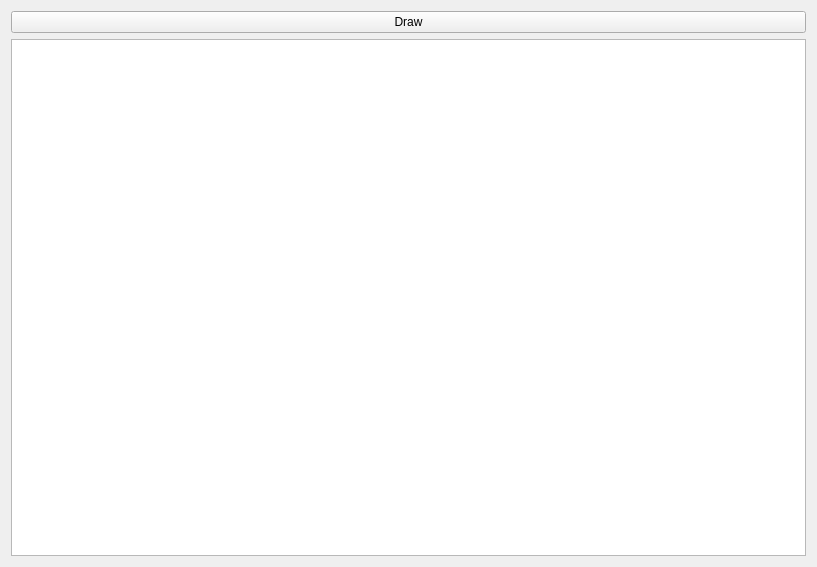
<?xml version="1.0" encoding="UTF-8"?>
<ui version="4.0">
 <class>MainWindow</class>
 <widget class="QMainWindow" name="MainWindow">
  <property name="geometry">
   <rect>
    <x>0</x>
    <y>0</y>
    <width>817</width>
    <height>567</height>
   </rect>
  </property>
  <property name="windowTitle">
   <string>QGV Sample</string>
  </property>
  <widget class="QWidget" name="centralWidget">
   <layout class="QVBoxLayout" name="verticalLayout">
    <item>
     <widget class="QPushButton" name="pushButton">
      <property name="text">
       <string>Draw</string>
      </property>
     </widget>
    </item>
    <item>
     <widget class="QGraphicsViewEc" name="graphicsView">
      <property name="renderHints">
       <set>QPainter::Antialiasing|QPainter::SmoothPixmapTransform|QPainter::TextAntialiasing</set>
      </property>
      <property name="dragMode">
       <enum>QGraphicsView::ScrollHandDrag</enum>
      </property>
     </widget>
    </item>
   </layout>
  </widget>
 </widget>
 <layoutdefault spacing="6" margin="11"/>
 <customwidgets>
  <customwidget>
   <class>QGraphicsViewEc</class>
   <extends>QGraphicsView</extends>
   <header>QGraphicsViewEc.h</header>
  </customwidget>
 </customwidgets>
 <resources/>
 <connections/>
</ui>
